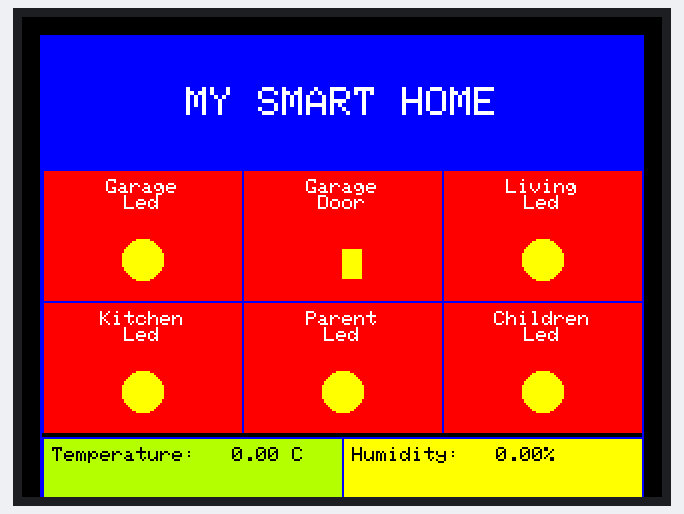
This sketch was run on a simulated ESP32. Parts: 320×240 colour display. WiFi joins after 1.5 s; servers stay silent unless stated; what the sketch prints to the serial monitor is not drawn.

Above: at 2.4 s.

The sketch:

web_lcd_server.ino
```cpp
#include <WiFi.h>
#include <WebServer.h>
#include "Adafruit_GFX.h"
#include "SPI.h"
#include <TFT_eSPI.h>

const char *ssid = "HUAN THUY";
const char *password = "huanthuy";
const int serverPort = 10000;

TFT_eSPI tft = TFT_eSPI();
WebServer server(serverPort);

struct DeviceStatus
{
  String name;
  int status;
};

DeviceStatus deviceStatus[] = {
    {"Garage Led", 0},
    {"Garage Door", 0},
    {"Living Led", 0},
    {"Kitchen Led", 0},
    {"Parent Led", 0},
    {"Children Led", 0}};

String deviceTypes[] = {"led", "door", "led", "led", "led", "led"};
double temperature = 0;
double humidity = 0;

void setup()
{
  Serial.begin(115200);
  startWiFi();
  startWebServer();
  tft.begin();
  tft.setRotation(1);
  tft.fillScreen(TFT_BLACK);
  drawTable();
}

void loop()
{
  server.handleClient();
}

void startWiFi()
{
  WiFi.begin(ssid, password);
  Serial.print("Connecting to ");
  Serial.print(ssid);
  while (WiFi.status() != WL_CONNECTED)
  {
    delay(1000);
    Serial.print(".");
  }
  Serial.println("\nConnection established!");
  Serial.print("IP address: ");
  Serial.println(WiFi.localIP());
}

void startWebServer()
{

  server.on("/message", HTTP_POST, []()
            {
    bool allArgsPresent = true;
    String missingArgs = "";

    if (server.hasArg("Garage Led")) {
      String value = server.arg("Garage Led");
      value.trim();
      deviceStatus[0].status = value.toInt();
    } else {
      allArgsPresent = false;
      missingArgs += "Garage Led, ";
    }

    if (server.hasArg("Garage Door")) {
      String value = server.arg("Garage Door");
      value.trim();
      deviceStatus[1].status = value.toInt();
    } else {
      allArgsPresent = false;
      missingArgs += "Garage Door, ";
    }

    if (server.hasArg("Living Led")) {
      String value = server.arg("Living Led");
      value.trim();
      deviceStatus[2].status = value.toInt();
    } else {
      allArgsPresent = false;
      missingArgs += "Living Led, ";
    }

    if (server.hasArg("Kitchen Led")) {
      String value = server.arg("Kitchen Led");
      value.trim();
      deviceStatus[3].status = value.toInt();
    } else {
      allArgsPresent = false;
      missingArgs += "Kitchen Led, ";
    }

    if (server.hasArg("Parent Led")) {
      String value = server.arg("Parent Led");
      value.trim();
      deviceStatus[5].status = value.toInt();
    } else {
      allArgsPresent = false;
      missingArgs += "Parent Led, ";
    }

    if (server.hasArg("Children Led")) {
      String value = server.arg("Children Led");
      value.trim();
      deviceStatus[7].status = value.toInt();
    } else {
      allArgsPresent = false;
      missingArgs += "Children Led, ";
    }

    if (server.hasArg("Temperature")) {
      String value = server.arg("Temperature");
      value.trim();
      temperature = value.toDouble();
    } else {
      allArgsPresent = false;
      missingArgs += "Temperature, ";
    }

    if (server.hasArg("Humidity")) {
      String value = server.arg("Humidity");
      value.trim();
      humidity = value.toDouble();
    } else {
      allArgsPresent = false;
      missingArgs += "Humidity, ";
    }

    if (allArgsPresent) {
      drawTable();
      server.send(200, "text/plain", "Status updated");
    } else {
      missingArgs.remove(missingArgs.length() - 2);  // Remove the last comma and space
      server.send(400, "text/plain; charset=utf-8", "Missing arguments: " + missingArgs);
    } });

  server.begin();
  Serial.println("HTTP server started on port " + String(serverPort));
}

void drawTable()
{
  int startX = 10;
  int startY = 10;
  int cellWidth = 100;
  int cellHeight = 66;
  int tableWidth = 3 * cellWidth;
  int tableHeight = 3 * cellHeight;
  int dhtWidth = 150;
  int dhtHeight = 42;

  tft.fillRect(startX, startY, tableWidth, cellHeight, TFT_BLUE);
  tft.setTextColor(TFT_WHITE);
  tft.setTextSize(2);
  tft.setTextDatum(MC_DATUM);
  tft.drawString("MY SMART HOME", startX + tableWidth / 2, startY + cellHeight / 2);

  tft.drawRect(startX - 1, startY - 1, tableWidth + 2, tableHeight + dhtHeight + 2, TFT_BLUE);
  tft.setTextWrap(true);

  for (int i = 0; i < 2; i++)
  {
    for (int j = 0; j < 3; j++)
    {
      int index = i * 3 + j;
      int color = deviceStatus[index].status == 1 ? TFT_GREEN : TFT_RED;
      tft.drawRect(startX + j * cellWidth, startY + (i + 1) * cellHeight, cellWidth, cellHeight, TFT_BLUE);
      tft.fillRect(startX + j * cellWidth + 1, startY + (i + 1) * cellHeight + 1, cellWidth - 1, cellHeight - 1, color);
      tft.setTextColor(color == TFT_RED ? TFT_WHITE : TFT_BLACK);
      tft.setTextSize(1);
      tft.setTextDatum(TC_DATUM);
      String text = deviceStatus[index].name;
      int spaceIndex = text.indexOf(' ');
      if (spaceIndex != -1)
      {
        String firstWord = text.substring(0, spaceIndex);
        String secondWord = text.substring(spaceIndex + 1);
        tft.drawString(firstWord, startX + 50 + j * cellWidth, startY + 5 + (i + 1) * cellHeight);
        tft.drawString(secondWord, startX + 50 + j * cellWidth, startY + 5 + (i + 1) * cellHeight + tft.fontHeight());
      }
      else
      {
        tft.drawString(text, startX + 50 + j * cellWidth, startY + 5 + (i + 1) * cellHeight);
      }

      tft.setTextDatum(TL_DATUM);
      if (deviceTypes[index] == "door")
      {
        tft.fillRect(startX + 50 + j * cellWidth, startY + 40 + (i + 1) * cellHeight, 10, 15, deviceStatus[index].status == 1 ? TFT_BLUE : TFT_YELLOW);
      }
      else
      {
        tft.fillCircle(startX + 50 + j * cellWidth, startY + 45 + (i + 1) * cellHeight, 10, deviceStatus[index].status == 1 ? TFT_BLUE : TFT_YELLOW);
      }
    }
  }

  int color = temperature >= 30 ? TFT_MAGENTA : TFT_GREENYELLOW;
  tft.drawRect(startX + 0 * dhtWidth, startY + 200, dhtWidth, dhtHeight, TFT_BLUE);
  tft.fillRect(startX + 0 * dhtWidth + 1, startY + 200 + 1, dhtWidth - 1, dhtHeight - 1, color);
  tft.setTextColor(TFT_BLACK);
  tft.setTextSize(1);
  tft.drawString("Temperature: ", startX + 5 + 0 * dhtWidth, startY + 5 + 200);
  char tempStr[10];
  dtostrf(temperature, 6, 2, tempStr);
  tft.drawString(tempStr, startX + 5 + 0 * dhtWidth + tft.textWidth("Temperature: "), startY + 5 + 200);
  tft.drawString(" C", startX + 5 + 0 * dhtWidth + tft.textWidth("Temperature: ") + tft.textWidth(tempStr), startY + 5 + 200);

  color = humidity >= 60 ? TFT_CYAN : TFT_YELLOW;
  tft.drawRect(startX + 1 * dhtWidth, startY + 200, dhtWidth, dhtHeight, TFT_BLUE);
  tft.fillRect(startX + 1 * dhtWidth + 1, startY + 200 + 1, dhtWidth - 1, dhtHeight - 1, color);
  tft.setTextColor(TFT_BLACK);
  tft.setTextSize(1);
  tft.drawString("Humidity: ", startX + 5 + 1 * dhtWidth, startY + 5 + 200);
  char humStr[10];
  dtostrf(humidity, 6, 2, humStr);
  tft.drawString(humStr, startX + 5 + 1 * dhtWidth + tft.textWidth("Humidity: "), startY + 5 + 200);
  tft.drawString("%", startX + 5 + 1 * dhtWidth + tft.textWidth("Humidity: ") + tft.textWidth(humStr), startY + 5 + 200);
}
```
